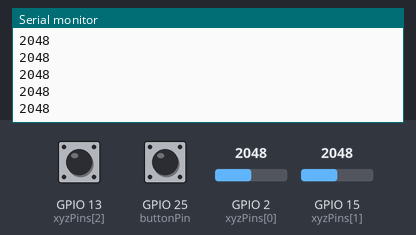
A sketch run on a simulated ESP32. Shown: the last lines printed to the serial monitor. Inputs (shaded band) come from the test bench; at power-on: GPIO 2 (xyzPins[0]) = 2048, GPIO 15 (xyzPins[1]) = 2048, GPIO 13 (xyzPins[2]) HIGH, GPIO 25 (buttonPin) HIGH.

Above: at 1.2 s.
1.3 s: GPIO 2 (xyzPins[0]) set to 2866
At 1.32 s:
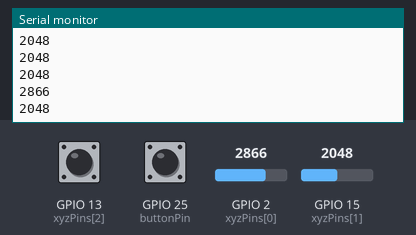
2.8 s: GPIO 15 (xyzPins[1]) set to 1228
At 2.83 s:
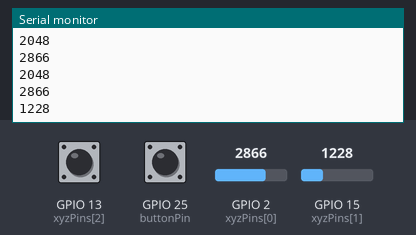
4.3 s: GPIO 2 (xyzPins[0]) set to 3603
At 4.3 s:
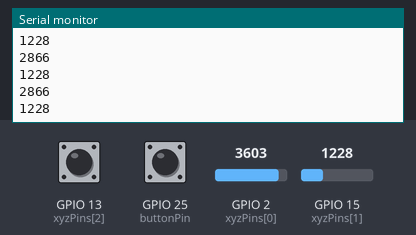
5.8 s: GPIO 15 (xyzPins[1]) set to 491
At 5.81 s:
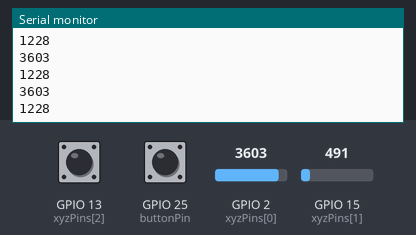
Timing chart, 0 to 8.3 s (numbered marks = the images above; inputs shaded):
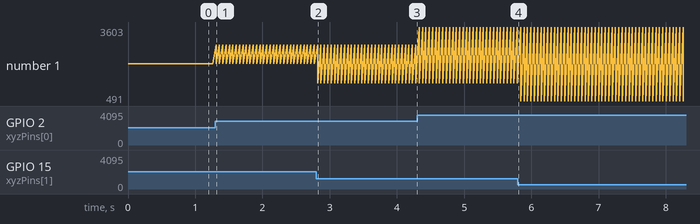

Measured:
- after the input at 1.3 s, the serial monitor: prints a new line at once (image 1)
- after the input at 2.8 s, the serial monitor: prints a new line at once (image 2)
- plotted number 1: 2048 → 1228 after the input at 2.8 s, 1228 → 491 after the input at 5.8 s

The sketch:

joystick.ino
```cpp
/*
  Wiring / Arduino Code
  Slightly modified from the freenove joystick example
  Filename    : Joystick
  Description : Read data from joystick.
  Auther      : www.freenove.com
  Modification: 2020/07/11
*/
int xyzPins[] = {2, 15, 13};   //x,y,z pins
int buttonPin = 25;
int lastButtonState = HIGH;
int xVal;
int yVal;
int zVal;
int buttonVal;

unsigned long lastDebounceTime = 0;  // the last time the output pin was toggled
unsigned long debounceDelay = 50;


void setup() {
  Serial.begin(9600);
  pinMode(xyzPins[2], INPUT_PULLUP);  //z axis is a button.
  pinMode(buttonPin, INPUT_PULLUP);  //button.
}
void loop() {
  xVal = analogRead(xyzPins[0]);
  Serial.print(xVal);
  Serial.print('\n');
  yVal = analogRead(xyzPins[1]);
  Serial.print(yVal);
  Serial.print('\n');
  zVal = digitalRead(xyzPins[2]);
  //Serial.printf("X,Y,Z: %d,\t%d,\t%d\n", xVal, yVal, zVal);
//  Serial.print(zVal);
//  Serial.print('\n');
  int reading = digitalRead(buttonPin);


  if (reading != lastButtonState) {
    // reset the debouncing timer
    lastDebounceTime = millis();
  }

  if ((millis() - lastDebounceTime) > debounceDelay) {
    // whatever the reading is at, it's been there for longer than the debounce
    // delay, so take it as the actual current state:

    // if the button state has changed:
    if (reading != buttonVal) {
      buttonVal = reading;
    }
  }


  lastButtonState = reading;
//
//  Serial.print(buttonVal);
//  Serial.print('\n');
  delay(50);
}
```
